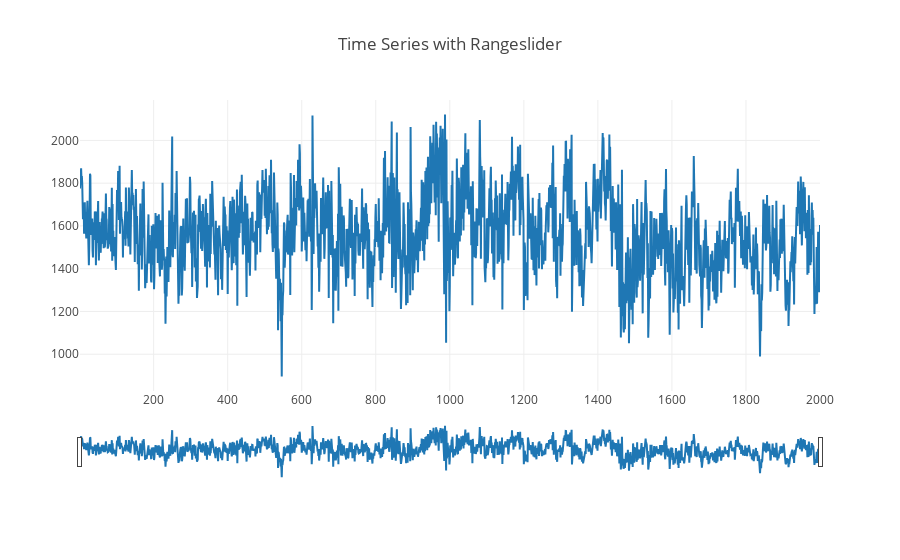

Notebook cell for this chart:
### Markdown cell above
### Create an interactive plot with range slider using Plotly

### Code cell
from plotly.offline import init_notebook_mode, iplot
init_notebook_mode(connected=True)

layout = dict(
    title='Time Series with Rangeslider',
    xaxis=dict(rangeselector=dict(), rangeslider=dict())
)

fig = dict(
    data=[{"x":list(range(1,2001)), "y": timeseries_values[:2000]}], 
    layout=layout
)

iplot(fig)

### Figure 1 — Plotly figure (JSON) as saved in the notebook; plotly's stock layout.template omitted (floating-point values rounded to 4 significant figures; data arrays with more than 128 entries replaced by an {"elided": "..."} marker saying what was removed)
{"data": [{"x": {"elided": "2000 int values"}, "y": {"elided": "2000 int values"}}], "layout": {"title": "Time Series with Rangeslider", "xaxis": {"rangeselector": {}, "rangeslider": {}}}}
